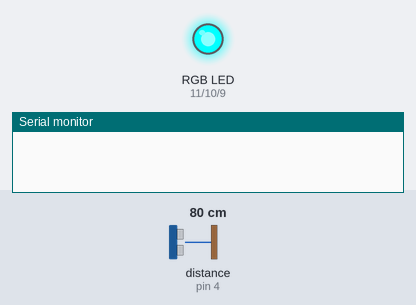
A sketch run on a simulated Arduino Uno, built with avr-gcc and run on an emulated ATmega328P. Parts: an RGB LED mixed from three pins (HIGH = lit), the last lines printed to the serial monitor. The inputs (shaded band) are chosen by the test bench; at power-on: distance to the obstacle (sensor on pin 4) 80 cm. The echo pulse lasts 58.3 µs per cm.

Above: at 0.15 s.
At 2.1 s:
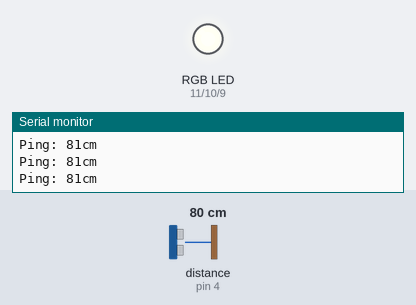
2.2 s: distance to the obstacle (sensor on pin 4) set to 2 cm
5.2 s: distance to the obstacle (sensor on pin 4) set to 35 cm
At 5.37 s:
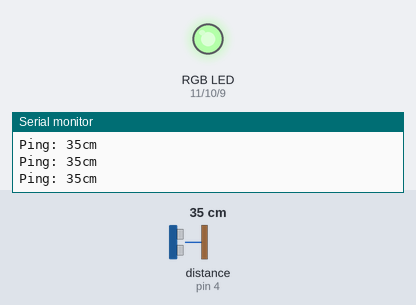
Timing chart, 0 to 7.9 s (numbered marks = the images above; inputs shaded):
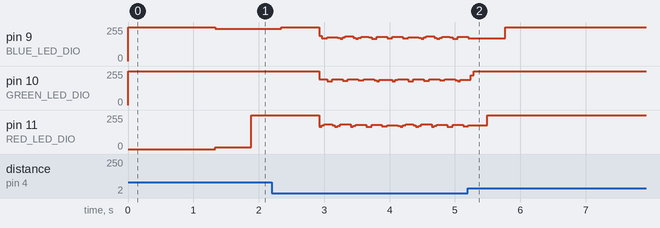

The sketch:

UltrasonicDemo.ino
```cpp
#include <NewPing.h>

#define TRIGGER_PIN  5  // Arduino pin tied to trigger pin on the ultrasonic sensor.
#define ECHO_PIN     4  // Arduino pin tied to echo pin on the ultrasonic sensor.
#define MAX_DISTANCE 200 // Maximum distance we want to ping for (in centimeters). Maximum sensor distance is rated at 400-500cm.

NewPing sonar(TRIGGER_PIN, ECHO_PIN, MAX_DISTANCE); // NewPing setup of pins and maximum distance.

#define BLUE_LED_DIO 9     /* Select the DIO for driving the BLUE LED */
#define RED_LED_DIO 11       /* Select the DIO for driving the RED LED */
#define GREEN_LED_DIO 10    /* Select the DIO for driving the GREEN LED */

int val;
int valX;
int k=0;
unsigned int uS=0;

// establish variables for duration of the ping,
// and the distance result in inches and centimeters:
long duration, inches, cm;

const int trigPin = 5;
const int echoPin = 4;

void setup() {

  /* Configure the DIO pins used by the analogWrite PWM function  */
  pinMode(BLUE_LED_DIO, OUTPUT);
  pinMode(RED_LED_DIO, OUTPUT);
  pinMode(GREEN_LED_DIO, OUTPUT);
  analogWrite(BLUE_LED_DIO, 255);
  analogWrite(RED_LED_DIO, 255);
  analogWrite(GREEN_LED_DIO, 255);

  val = 5;
  valX = 0;

  // initialize serial communication:
  Serial.begin(115200);
}

void loop()
{
//  val = analogRead(1);            // reads the value of the potentiometer (value between 0 and 1023)
//  val = map(val, 0, 1023, 3, 30);     // scale it to use it with the servo (value between 0 and 180)
  for (k = 0; k <=255; k++)
  {
    analogWrite(RED_LED_DIO, 255-k);
    delay(val);
  }

  uS = sonar.ping(); // Send ping, get ping time in microseconds (uS).
  Serial.print("Ping: ");
  Serial.print(uS / US_ROUNDTRIP_CM); // Convert ping time to distance in cm and print result (0 = outside set distance range)
  Serial.println("cm");
  val = uS / US_ROUNDTRIP_CM / 20;

  for (k = 0; k <=255; k++)
  {
    analogWrite(RED_LED_DIO, k);
    analogWrite(BLUE_LED_DIO, 255-k);
    delay(val);
    valX = valX+val;

    if (valX>=50) {
        valX =0;
        uS = sonar.ping(); // Send ping, get ping time in microseconds (uS).
        Serial.print("Ping: ");
        Serial.print(uS / US_ROUNDTRIP_CM); // Convert ping time to distance in cm and print result (0 = outside set distance range)
        Serial.println("cm");
        val = uS / US_ROUNDTRIP_CM / 40;
        if (val<1) {val=1;}
    }

  }

  for (k = 0; k <=255; k++)
  {
    analogWrite(BLUE_LED_DIO, k);
    analogWrite(GREEN_LED_DIO, 255-k);
    delay(val);
    valX = valX+val;

    if (valX>=50) {
        valX =0;
        uS = sonar.ping(); // Send ping, get ping time in microseconds (uS).
        Serial.print("Ping: ");
        Serial.print(uS / US_ROUNDTRIP_CM); // Convert ping time to distance in cm and print result (0 = outside set distance range)
        Serial.println("cm");
        val = uS / US_ROUNDTRIP_CM / 40;
        if (val<1) {val=1;}
    }
  }

  for (k = 0; k <=255; k++)
  {
    analogWrite(GREEN_LED_DIO, k);
    delay(val);
    valX = valX+val;

    if (valX>=50) {
        valX =0;
        uS = sonar.ping(); // Send ping, get ping time in microseconds (uS).
        Serial.print("Ping: ");
        Serial.print(uS / US_ROUNDTRIP_CM); // Convert ping time to distance in cm and print result (0 = outside set distance range)
        Serial.println("cm");
        val = uS / US_ROUNDTRIP_CM / 40;
        if (val<1) {val=1;}
    }
  }
}

long microsecondsToInches(long microseconds)
{
  // According to Parallax's datasheet for the PING))), there are
  // 73.746 microseconds per inch (i.e. sound travels at 1130 feet per
  // second).  This gives the distance travelled by the ping, outbound
  // and return, so we divide by 2 to get the distance of the obstacle.
  // See: http://www.parallax.com/dl/docs/prod/acc/28015-PING-v1.3.pdf
  return microseconds / 74 / 2;
}

long microsecondsToCentimeters(long microseconds)
{
  // The speed of sound is 340 m/s or 29 microseconds per centimeter.
  // The ping travels out and back, so to find the distance of the
  // object we take half of the distance travelled.
  return microseconds / 29 / 2;
}

/*
  // The sensor is triggered by a HIGH pulse of 10 or more microseconds.
  // Give a short LOW pulse beforehand to ensure a clean HIGH pulse:
  pinMode(trigPin, OUTPUT);
  digitalWrite(trigPin, LOW);
  delayMicroseconds(2);
  digitalWrite(trigPin, HIGH);
  delayMicroseconds(10);
  digitalWrite(trigPin, LOW);

  // Read the signal from the sensor: a HIGH pulse whose
  // duration is the time (in microseconds) from the sending
  // of the ping to the reception of its echo off of an object.
  pinMode(echoPin, INPUT);
  duration = pulseIn(echoPin, HIGH);

  // convert the time into a distance
  inches = microsecondsToInches(duration);
  cm = microsecondsToCentimeters(duration);

  val = cm/20;

  Serial.print(inches);
  Serial.print("in, ");
  Serial.print(cm);
  Serial.print("cm");
  Serial.println();
  delay(100);
*/
```
